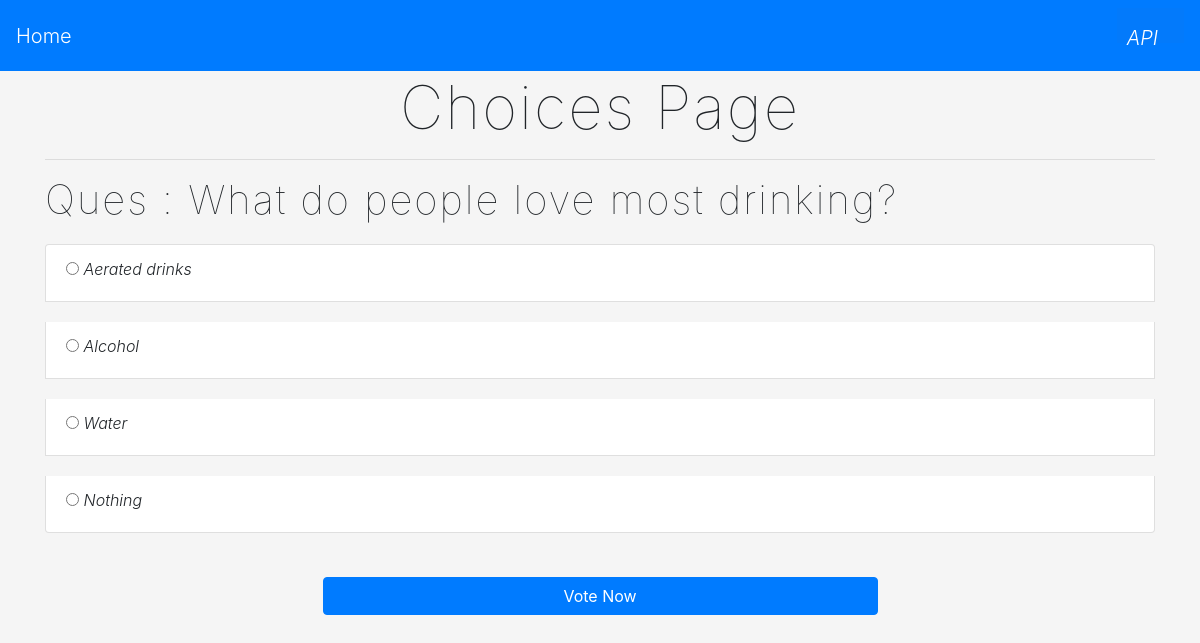
/app/details/6, run on the app's committed database.
### app/models.py (models this page shows, shortened)
class Question(models.Model):
    question_text = models.CharField(max_length = 500)
    pub_date = models.DateTimeField('date published')
    viewsofquestion = models.PositiveIntegerField(default=0)

class Choice(models.Model):
    question = models.ForeignKey(Question, on_delete=models.CASCADE)
    choice_text = models.CharField(max_length = 300)
    votes = models.IntegerField(default=0)

### app/views.py (the view)
# urls.py: path('details/<int:pk>', views.details.as_view(), name = 'details'),
class details(DetailView):
    model = Question
    success_url = reverse_lazy('vote')
    template_name = 'details.html'

### app/templates/details.html (shortened to what this page needs)
{% extends 'base.html' %}
{% block content %}
<section class="details">
    <h1>Choices Page</h1>
    <hr>
    <h3>Ques : {{question.question_text}} </h3>
    <form action="{% url 'vote' question.id %}" method="post">
        <ul class="list-group">
        {% for k in question.choice_set.all %}
            <li class="list-group-item">
                <input type="radio" name="choice" value="{{k.id}}" id="question_{{forloop.counter}}">
                <label for="question_{{forloop.counter}}">{{k.choice_text}}</label>
            </li>
        {% endfor %}
        </ul>
        <br>
        <div class="text-center" style="margin-bottom: 20px;">
            <input type="submit" class='w-50 btn btn-primary'value="Vote Now">
        </div>
    </form>
</section>
{% endblock %}

### app/static/main.css (style rules this page uses)
body { font-weight: 300; background-color: #f5f5f5; }
ul { list-style: none; display: inline; }
li { background-color: white; border-bottom: 1px solid #037AFB; padding: 10px; font-style: italic; margin-bottom: 20px; }
.homepage h1, .details h1, .details h3, .result h1 { font-weight: 100; font-size: 60px; margin-bottom: 0px; letter-spacing: 2px; text-align: center; }
.details h3 { text-align: left; font-size: 40px; margin-bottom: 20px; }

### data on the page
Question: question_text "What do people love most drinking?"
Choice: choice_text "Aerated drinks"
Choice: choice_text "Alcohol"
Choice: choice_text "Water"
Choice: choice_text "Nothing"
